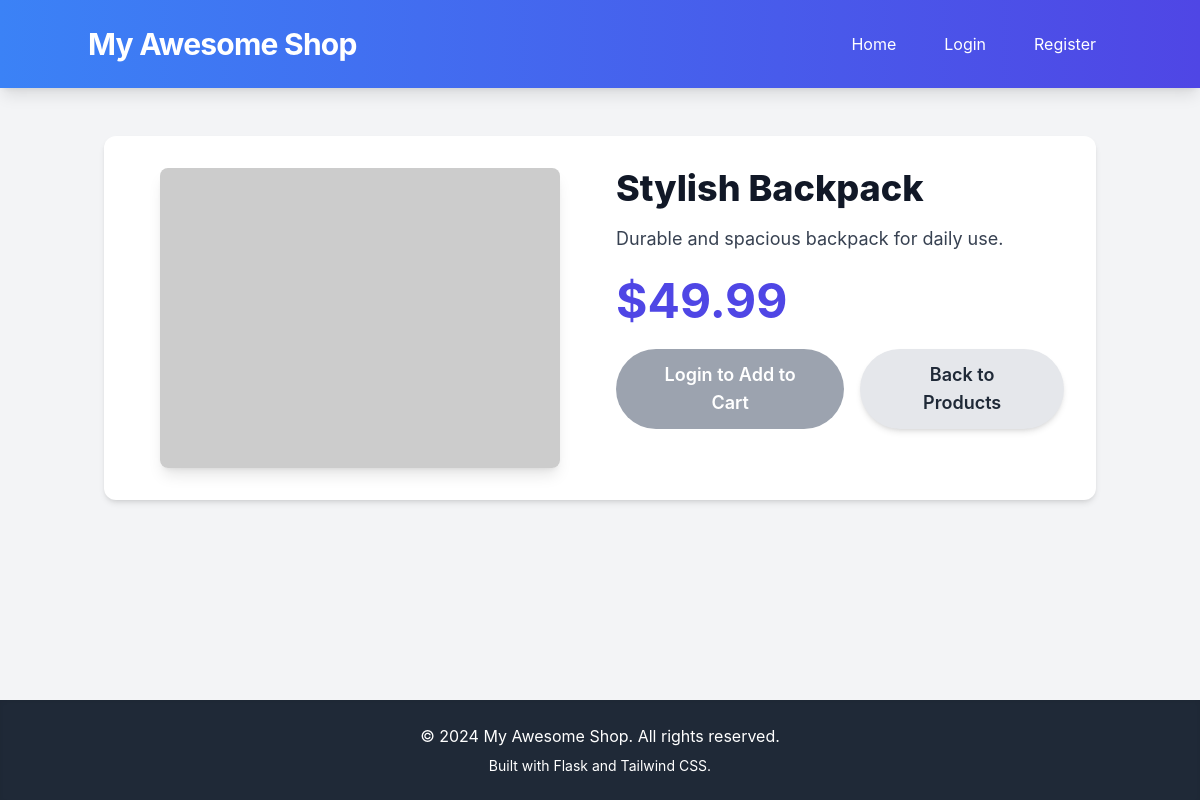
Page /product/1 on the committed database.
### tables this page shows
CREATE TABLE products (
            id INTEGER PRIMARY KEY AUTOINCREMENT,
            name TEXT NOT NULL,
            description TEXT,
            price REAL NOT NULL,
            image_url TEXT
        );

### app.py (the view)
@app.route('/product/<int:product_id>')
def product_detail(product_id):
    conn = get_db_connection()
    product = conn.execute('SELECT * FROM products WHERE id = ?', (product_id,)).fetchone()
    if product is None:
        flash('Product not found.', 'error')
        return redirect(url_for('index'))
    return render_template('product_detail.html', product=dict(product))

### app.py (called while the page is built)
def get_db_connection():
    if 'db' not in g:
        g.db = sqlite3.connect(DATABASE)
        g.db.row_factory = sqlite3.Row  # This allows accessing columns by name
    return g.db

@app.teardown_appcontext
def close_connection(exception):
    db = g.pop('db', None)
    if db is not None:
        db.close()

### templates/product_detail.html (shortened to what this page needs)
<!DOCTYPE html>
<html lang="en">
<head>
    <script src="https://cdn.tailwindcss.com"></script>
</head>
<body class="antialiased text-gray-800">
    <header class="bg-gradient-to-r from-blue-500 to-indigo-600 text-white p-6 shadow-lg">
        <div class="container mx-auto flex justify-between items-center">
            <h1 class="text-3xl font-bold tracking-tight">My Awesome Shop</h1>
            <nav class="flex items-center space-x-4">
                <a href="{{ url_for('index') }}" class="text-white hover:text-blue-200 px-4 py-2 rounded-lg transition-colors duration-200">Home</a>
                {% if current_user.is_authenticated %}
                    <a href="{{ url_for('add_product') }}" class="action-button inline-block">Add Product</a>
                    <a href="{{ url_for('cart') }}" class="text-white hover:text-blue-200 px-4 py-2 rounded-lg transition-colors duration-200 flex items-center">
                        <svg xmlns="http://www.w3.org/2000/svg" fill="none" viewBox="0 0 24 24" stroke-width="2" stroke="currentColor" class="w-6 h-6 mr-1">
                            <path stroke-linecap="round" stroke-linejoin="round" d="M2.25 3h1.386c.51 0 .955.343 1.023.83L5.6 11.3H17.5M9.75 10.5h6.249c.51 0 .956.343 1.022.83l.736 4.413c.066.398-.014.807-.265 1.134a1.86 1.86 0 01-1.018.583H11.25a1.86 1.86 0 01-1.018-.583c-.251-.327-.331-.736-.265-1.134L9.75 10.5zm6.75 6a.75.75 0 11-1.5 0 .75.75 0 011.5 0zM12 17.25a.75.75 0 11-1.5 0 .75.75 0 011.5 0z" />
                        </svg>
                        Cart
                    </a>
                    <a href="{{ url_for('orders') }}" class="text-white hover:text-blue-200 px-4 py-2 rounded-lg transition-colors duration-200">My Orders</a>
                    <a href="{{ url_for('logout') }}" class="text-white hover:text-blue-200 px-4 py-2 rounded-lg transition-colors duration-200">Logout ({{ current_user.username }})</a>
                {% else %}
                    <a href="{{ url_for('login') }}" class="text-white hover:text-blue-200 px-4 py-2 rounded-lg transition-colors duration-200">Login</a>
                    <a href="{{ url_for('register') }}" class="text-white hover:text-blue-200 px-4 py-2 rounded-lg transition-colors duration-200">Register</a>
                {% endif %}
            </nav>
        </div>
    </header>
    <main class="container mx-auto px-4 py-8 flex-grow">
        <div class="bg-white rounded-xl shadow-md p-8 lg:flex lg:space-x-8">
            <div class="lg:w-1/2 flex justify-center items-center mb-6 lg:mb-0">
                <img src="{{ product.image_url }}" alt="{{ product.name }}" class="max-w-full h-auto rounded-lg shadow-lg object-contain max-h-96" onerror="this.onerror=null;this.src='https://placehold.co/600x400/F0F0F0/000000?text=Image+Not+Found';">
            </div>
            <div class="lg:w-1/2">
                <h2 class="text-4xl font-extrabold text-gray-900 mb-4">{{ product.name }}</h2>
                <p class="text-gray-700 text-lg mb-6 leading-relaxed">{{ product.description }}</p>
                <div class="flex items-baseline space-x-4 mb-6">
                    <span class="text-5xl font-bold text-indigo-600">${{ "%.2f" | format(product.price) }}</span>
                </div>
                <div class="flex flex-col sm:flex-row space-y-4 sm:space-y-0 sm:space-x-4">
                    {% if current_user.is_authenticated %}
                        <a href="{{ url_for('add_to_cart', product_id=product.id) }}" class="bg-indigo-500 text-white px-8 py-3 rounded-full text-lg font-semibold hover:bg-indigo-600 focus:outline-none focus:ring-2 focus:ring-indigo-500 focus:ring-opacity-50 transition duration-200 shadow-md text-center">
                            Add to Cart
                        </a>
                    {% else %}
                        <a href="{{ url_for('login') }}" class="bg-gray-400 text-white px-8 py-3 rounded-full text-lg font-semibold cursor-not-allowed text-center">
                            Login to Add to Cart
                        </a>
                    {% endif %}
                    <a href="{{ url_for('index') }}" class="bg-gray-200 text-gray-800 px-8 py-3 rounded-full text-lg font-semibold hover:bg-gray-300 transition duration-200 shadow-md text-center">
                        Back to Products
                    </a>
                </div>
            </div>
        </div>
    </main>
    <footer class="bg-gray-800 text-white py-6 mt-8 shadow-inner">
        <div class="container mx-auto text-center">
            <p>&copy; 2024 My Awesome Shop. All rights reserved.</p>
            <p class="text-sm mt-2">Built with Flask and Tailwind CSS.</p>
        </div>
    </footer>
</body>
</html>

### templates/product_detail.html (style rules this page uses)
body { font-family: 'Inter', sans-serif; background-color: #f3f4f6; min-height: 100vh; display: flex; flex-direction: column; }

### rows in the picture
products: name "Stylish Backpack", description "Durable and spacious backpack for daily use.", price "49.99"
